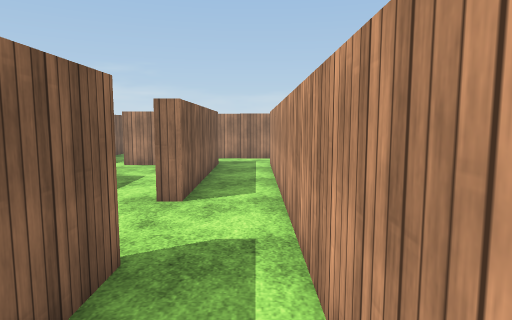
View 1 (above)

24 first-person views from a walk through a Unity game level. The camera is 1.5 m above the floor, tilts 6° down and sees 75° across. The floor is counted in squares, 1 m on a side. Each view is taken from the middle of a square. On the plan, view 1 faces up. The plan holds only what a view shows up to about 15 squares ahead; the rest is blank. The place goes on beyond the plan. The terrain is drawn as flat ground. The player is left out. Some animated figures are not drawn. Surface patterns are stand-ins for the level's own textures.

View 2
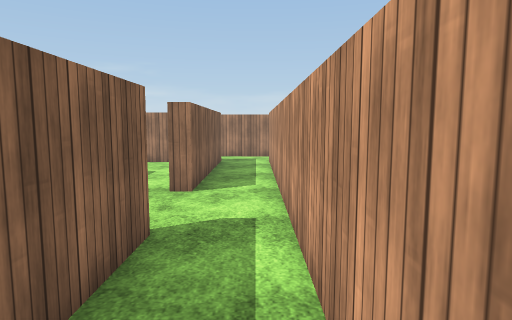

View 3
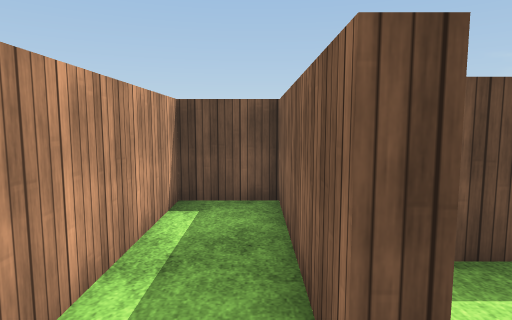

View 4
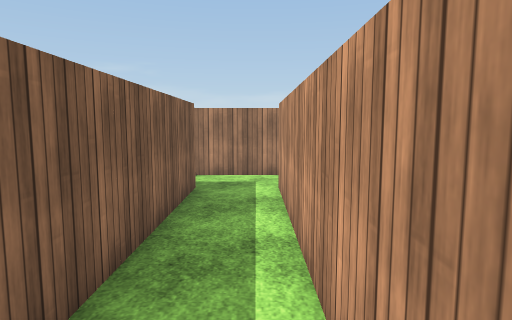

View 5
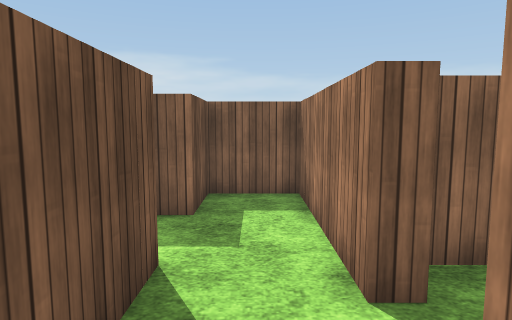

View 6
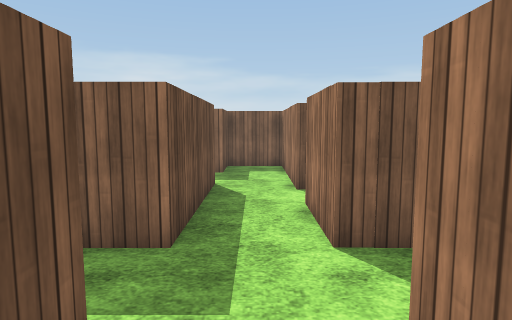

View 7
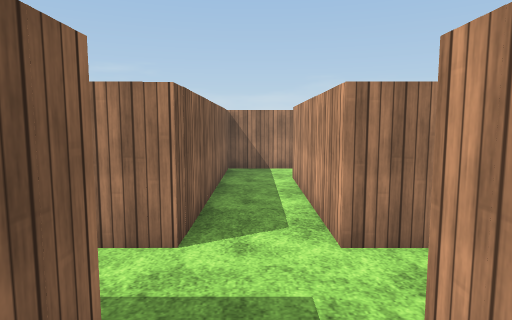

View 8
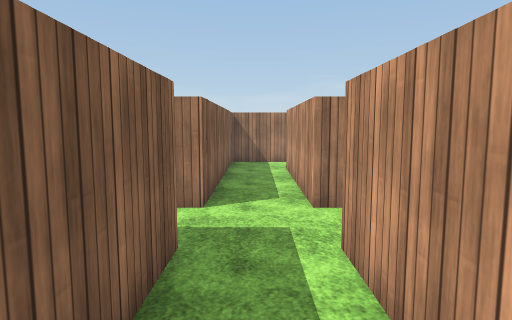

View 9
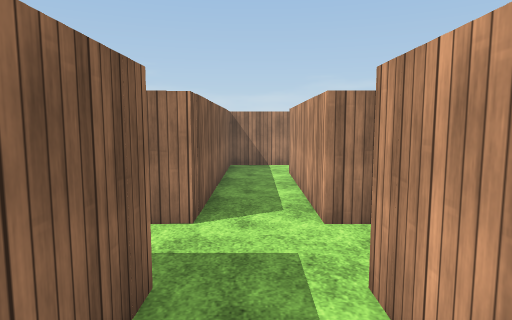

View 10
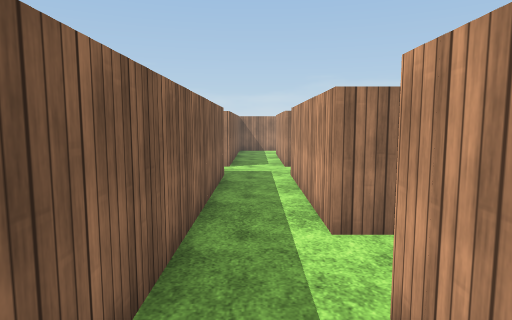

View 11
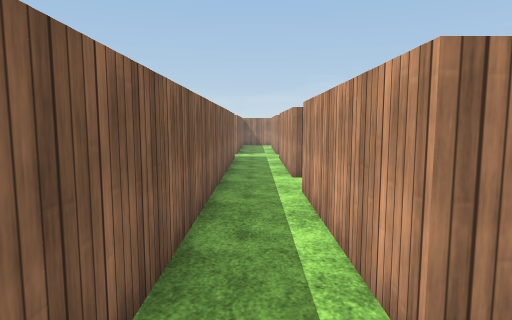

View 12
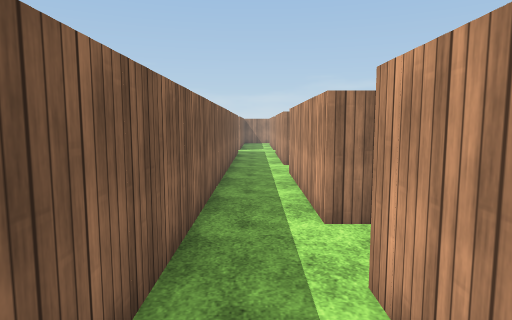

View 13
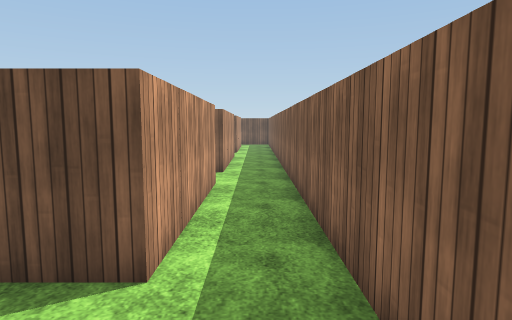

View 14
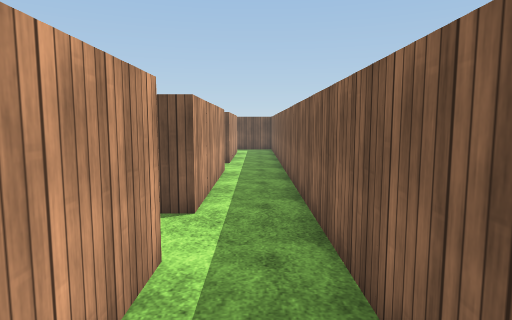

View 15
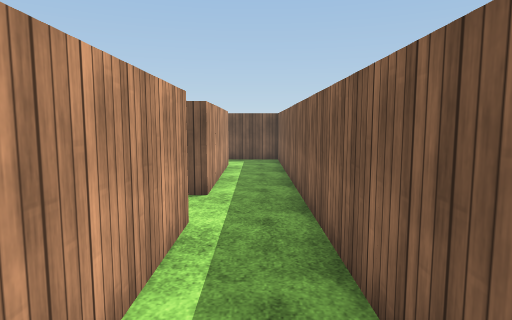

View 16
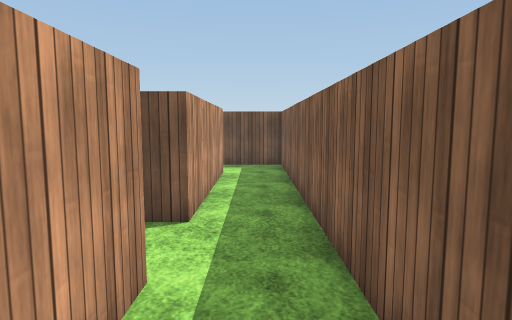

View 17
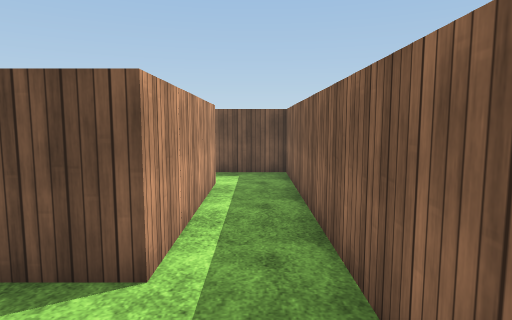

View 18
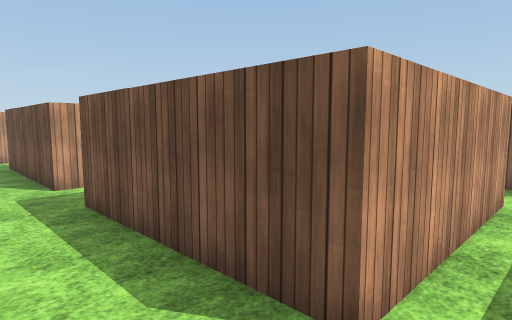

View 19
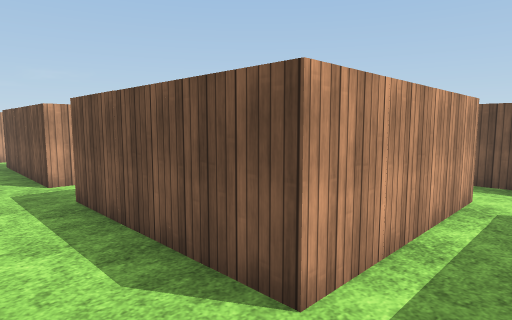

View 20
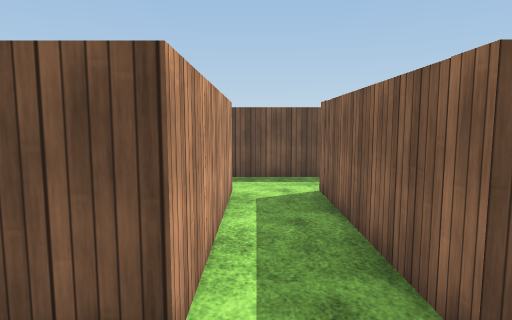

View 21
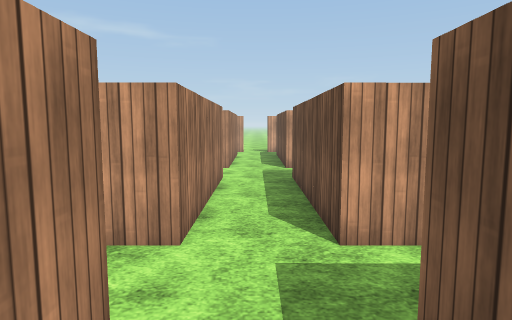

View 22
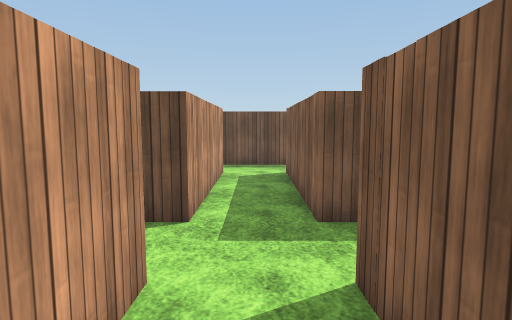

View 23
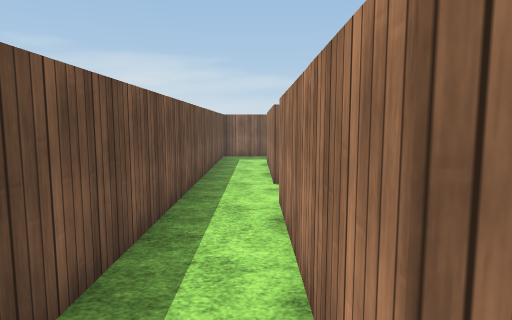

View 24
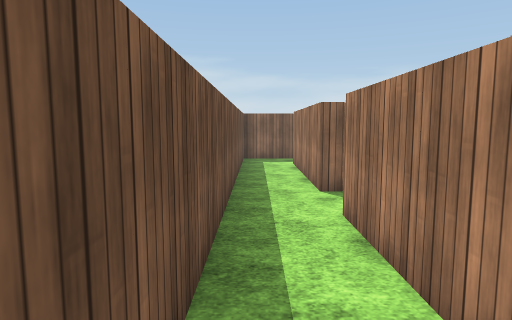

### Floor plan
Points are (right, up) in squares from view 1. A wall is a line through its corners. A room is listed if a view was taken in it or the views show most of it. See-through windows are left out.
Room 1 (views 1, 2, 3, 4)
walls: (-2, 3.5) (-1.5, 3.5) (-1.5, -1.6) (0.5, -1.6) (0.5, 13); (1.3, 15) (-3.2, 15) (-3.2, 13) (-1.5, 13) (-1.5, 6.4) (-2, 6.4)
ways out: opening at (1, 14) to room 2
Room 2 (views 5, 7, 8, 9)
walls: (5, 15) (2.6, 15); (7, 7.4) (7, 13); (0.5, 13) (5, 13) (5, 7.5); (1.3, 15.5) (1.3, 15)
ways out: opening at (1, 14) to room 1; opening at (6, 7) to room 3; opening at (6.5, 14.5) to room 3; opening at (2, 15)
Room 3 (views 6, 10, 13, 15, 16, 17, 18, 19, 20, 22, 23, 24)
walls: (7.9, -0.1) (7, -0.1) (7, 5.5); (20, -13.1) (20, -15.1); (7, -2) (8.5, -2); (8, 7.4) (7, 7.4); (27.5, -15.1) (22, -15.1) (22, -13.2); (22, -17.1) (27.6, -17.1); (5, -7.5) (5, -15.5); (5, 7.5) (5, -0.5); (32.6, -15.1) (29.6, -15.1); (29.5, -17.1) (32.6, -17.1); (7, 13) (7.8, 13); (8.1, 15) (7, 15) (7, 20.5); (7, -15.1) (7, -9.5) (7.8, -9.5); (7, -17.1) (12.5, -17.1) (12.5, -22.5) (7, -22.5); (20, -22.5) (14.5, -22.5) (14.5, -17.1); (7.4, 22.4) (5, 22.4) (5, 15); (5, -22.5) (5, -24.5) (22.3, -24.5)
ways out: opening at (6, 7) to room 2; opening at (6.5, 14.5) to room 2; opening at (6, -8) to room 4; opening at (6.5, -0.5) to room 4; opening at (14, -16) to room 5; opening at (21, -23) to room 5; opening at (21.5, -15.5) to room 5; opening at (6, -23) to room 6; opening at (6.5, -15.5) to room 6
Room 4 (views 11, 12, 14)
walls: (5, -0.5) (5, -7.5); (7, -7.6) (7, -2)
ways out: opening at (6, -8) to room 3; opening at (6.5, -0.5) to room 3
Room 5 (view 21)
walls: (20, -15.1) (19.1, -15.1); (14.5, -17.1) (20, -17.1) (20, -22.5); (22, -22.4) (22, -17.1)
ways out: opening at (14, -16) to room 3; opening at (21, -23) to room 3; opening at (21.5, -15.5) to room 3
Room 6 (no view inside)
walls: (5, -15.5) (5, -22.5); (7, -22.5) (7, -17.1)
ways out: opening at (6, -23) to room 3; opening at (6.5, -15.5) to room 3

Where each view was taken, in squares from view 1:
view 1: 0 up, 0 right, facing up
view 2: 1 down, 0 right, facing up
view 3: 5 up, 1 left, facing down
view 4: 5 up, 0 right, facing up
view 5: 14 up, 4 right, facing left
view 6: 14 up, 9 right, facing left
view 7: 11 up, 6 right, facing up
view 8: 9 up, 6 right, facing up
view 9: 10 up, 6 right, facing up
view 10: 3 up, 6 right, facing up
view 11: 2 down, 6 right, facing up
view 12: 5 down, 6 right, facing up
view 13: 1 up, 6 right, facing down
view 14: 4 down, 6 right, facing down
view 15: 10 down, 6 right, facing down
view 16: 12 down, 6 right, facing down
view 17: 14 down, 6 right, facing down
view 18: 15 down, 6 right, facing down-right
view 19: 15 down, 13 right, facing down-right
view 20: 15 down, 14 right, facing down
view 21: 16 down, 18 right, facing right
view 22: 12 down, 21 right, facing down
view 23: 23 down, 21 right, facing left
view 24: 24 down, 20 right, facing left
